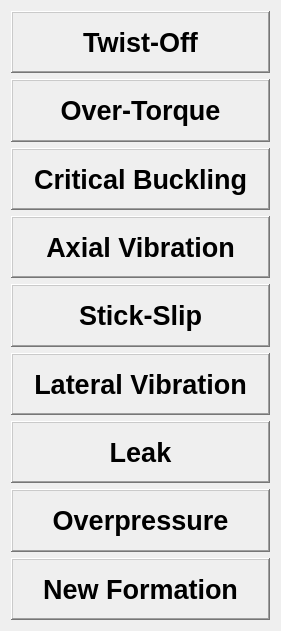
   <widget class="QWidget" name="layoutWidget">
    <property name="geometry">
     <rect>
      <x>530</x>
      <y>100</y>
      <width>281</width>
      <height>631</height>
     </rect>
    </property>
    <property name="font">
     <font>
      <pointsize>20</pointsize>
     </font>
    </property>
    <layout class="QVBoxLayout" name="verticalLayout">
     <item>
      <widget class="QLabel" name="label_adv_TwistOff">
       <property name="font">
        <font>
         <pointsize>20</pointsize>
         <weight>75</weight>
         <bold>true</bold>
        </font>
       </property>
       <property name="layoutDirection">
        <enum>Qt::LeftToRight</enum>
       </property>
       <property name="frameShape">
        <enum>QFrame::WinPanel</enum>
       </property>
       <property name="frameShadow">
        <enum>QFrame::Raised</enum>
       </property>
       <property name="text">
        <string>Twist-Off</string>
       </property>
       <property name="scaledContents">
        <bool>false</bool>
       </property>
       <property name="alignment">
        <set>Qt::AlignCenter</set>
       </property>
       <property name="wordWrap">
        <bool>false</bool>
       </property>
      </widget>
     </item>
     <item>
      <widget class="QLabel" name="label_adv_overTorque">
       <property name="font">
        <font>
         <pointsize>20</pointsize>
         <weight>75</weight>
         <bold>true</bold>
        </font>
       </property>
       <property name="frameShape">
        <enum>QFrame::WinPanel</enum>
       </property>
       <property name="frameShadow">
        <enum>QFrame::Raised</enum>
       </property>
       <property name="text">
        <string>Over-Torque</string>
       </property>
       <property name="alignment">
        <set>Qt::AlignCenter</set>
       </property>
       <property name="wordWrap">
        <bool>false</bool>
       </property>
      </widget>
     </item>
     <item>
      <widget class="QLabel" name="label_adv_CriticalBuckling">
       <property name="font">
        <font>
         <pointsize>20</pointsize>
         <weight>75</weight>
         <bold>true</bold>
        </font>
       </property>
       <property name="frameShape">
        <enum>QFrame::WinPanel</enum>
       </property>
       <property name="frameShadow">
        <enum>QFrame::Raised</enum>
       </property>
       <property name="text">
        <string>Critical Buckling</string>
       </property>
       <property name="alignment">
        <set>Qt::AlignCenter</set>
       </property>
       <property name="wordWrap">
        <bool>false</bool>
       </property>
      </widget>
     </item>
     <item>
      <widget class="QLabel" name="label_adv_axialVib">
       <property name="font">
        <font>
         <pointsize>20</pointsize>
         <weight>75</weight>
         <bold>true</bold>
        </font>
       </property>
       <property name="frameShape">
        <enum>QFrame::WinPanel</enum>
       </property>
       <property name="frameShadow">
        <enum>QFrame::Raised</enum>
       </property>
       <property name="text">
        <string>Axial Vibration</string>
       </property>
       <property name="alignment">
        <set>Qt::AlignCenter</set>
       </property>
       <property name="wordWrap">
        <bool>false</bool>
       </property>
      </widget>
     </item>
     <item>
      <widget class="QLabel" name="label_adv_stickSlip">
       <property name="font">
        <font>
         <pointsize>20</pointsize>
         <weight>75</weight>
         <bold>true</bold>
        </font>
       </property>
       <property name="frameShape">
        <enum>QFrame::WinPanel</enum>
       </property>
       <property name="frameShadow">
        <enum>QFrame::Raised</enum>
       </property>
       <property name="text">
        <string>Stick-Slip</string>
       </property>
       <property name="alignment">
        <set>Qt::AlignCenter</set>
       </property>
       <property name="wordWrap">
        <bool>false</bool>
       </property>
      </widget>
     </item>
     <item>
      <widget class="QLabel" name="label_adv_lateralVib">
       <property name="font">
        <font>
         <pointsize>20</pointsize>
         <weight>75</weight>
         <bold>true</bold>
        </font>
       </property>
       <property name="frameShape">
        <enum>QFrame::WinPanel</enum>
       </property>
       <property name="frameShadow">
        <enum>QFrame::Raised</enum>
       </property>
       <property name="text">
        <string>Lateral Vibration</string>
       </property>
       <property name="alignment">
        <set>Qt::AlignCenter</set>
       </property>
       <property name="wordWrap">
        <bool>false</bool>
       </property>
      </widget>
     </item>
     <item>
      <widget class="QLabel" name="label_adv_leak">
       <property name="font">
        <font>
         <pointsize>20</pointsize>
         <weight>75</weight>
         <bold>true</bold>
        </font>
       </property>
       <property name="frameShape">
        <enum>QFrame::WinPanel</enum>
       </property>
       <property name="frameShadow">
        <enum>QFrame::Raised</enum>
       </property>
       <property name="text">
        <string>Leak</string>
       </property>
       <property name="alignment">
        <set>Qt::AlignCenter</set>
       </property>
       <property name="wordWrap">
        <bool>false</bool>
       </property>
      </widget>
     </item>
     <item>
      <widget class="QLabel" name="label_adv_overpressure">
       <property name="font">
        <font>
         <pointsize>20</pointsize>
         <weight>75</weight>
         <bold>true</bold>
        </font>
       </property>
       <property name="frameShape">
        <enum>QFrame::WinPanel</enum>
       </property>
       <property name="frameShadow">
        <enum>QFrame::Raised</enum>
       </property>
       <property name="text">
        <string>Overpressure</string>
       </property>
       <property name="alignment">
        <set>Qt::AlignCenter</set>
       </property>
       <property name="wordWrap">
        <bool>false</bool>
       </property>
      </widget>
     </item>
     <item>
      <widget class="QLabel" name="label_adv_newForm">
       <property name="font">
        <font>
         <pointsize>20</pointsize>
         <weight>75</weight>
         <bold>true</bold>
        </font>
       </property>
       <property name="frameShape">
        <enum>QFrame::WinPanel</enum>
       </property>
       <property name="frameShadow">
        <enum>QFrame::Raised</enum>
       </property>
       <property name="text">
        <string>New Formation</string>
       </property>
       <property name="alignment">
        <set>Qt::AlignCenter</set>
       </property>
       <property name="wordWrap">
        <bool>false</bool>
       </property>
      </widget>
     </item>
    </layout>
   </widget>
